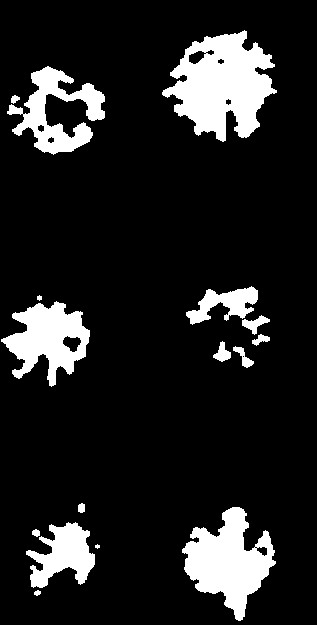
#> input picture app/tests/boot/imgs/tree-sampled.jpg, 317 x 625 px, found by its file name
$ python draw-circles.py
#> lines starting #> are read from the running program, lines starting #| are printed output that depends on the picture; after the words box and inside, x2 and y2 are one past the last pixel; in counts of white or black regions, pixels touching at a corner belong together
from __future__ import print_function
import cv2 as cv
import numpy as np
import argparse
import random as rng
import math

rng.seed(12345)


def thresh_callback(val):
    threshold = val

    canny_output = cv.Canny(src_gray, threshold, threshold * 2)

    contours, _ = cv.findContours(
        canny_output, cv.RETR_TREE, cv.CHAIN_APPROX_SIMPLE)

    contours_poly = [None]*len(contours)
    boundRect = [None]*len(contours)
    centers = [None]*len(contours)
    radius = [None]*len(contours)
    for i, c in enumerate(contours):
        contours_poly[i] = cv.approxPolyDP(c, 20, True)
        boundRect[i] = cv.boundingRect(contours_poly[i])
        centers[i], radius[i] = cv.minEnclosingCircle(contours_poly[i])

    drawing = np.zeros(
        (canny_output.shape[0], canny_output.shape[1], 3), dtype=np.uint8)

    treesRadii = []
    for i in range(len(contours)):
        color = (rng.randint(0, 256), rng.randint(0, 256), rng.randint(0, 256))

        cv.drawContours(drawing, contours_poly, i, color)

        if math.ceil(radius[i]) > 40:

            if math.ceil(radius[i]) not in treesRadii:
                treesRadii.append(math.ceil(radius[i]))
                cv.rectangle(drawing, (int(boundRect[i][0]), int(boundRect[i][1])),
                             (int(boundRect[i][0]+boundRect[i][2]), int(boundRect[i][1]+boundRect[i][3])), color, 2)
                cv.circle(drawing, (int(centers[i][0]), int(
                    centers[i][1])), int(radius[i]), color, 2)

    cv.imshow('Contours', drawing)
    print((treesRadii))


parser = argparse.ArgumentParser(
    description='Code for Creating Bounding boxes and circles for contours tutorial.')
parser.add_argument('--input', help='Path to input image.',
                    default='boot/imgs/tree-sampled.jpg')
args = parser.parse_args()
src = cv.imread(cv.samples.findFile(args.input))
#> src is the input picture: shape (625, 317, 3); min 0, max 255, mean 33
if src is None:
    print('Could not open or find the image:', args.input)
    exit(0)

# Convert image to gray and blur it
src_gray = cv.cvtColor(src, cv.COLOR_BGR2GRAY)
src_gray = cv.blur(src_gray, (2, 2))
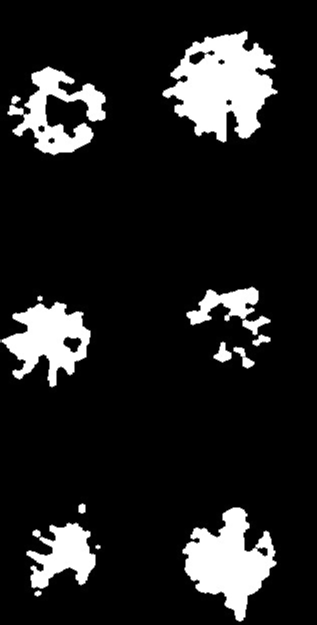
#> src_gray: shape (625, 317); min 0, max 255, mean 33
source_window = 'Source'
cv.namedWindow(source_window)
cv.imshow(source_window, src)
max_thresh = 750
thresh = 505  # initial threshold
cv.createTrackbar('Canny thresh:', source_window, thresh, max_thresh, thresh_callback)
thresh_callback(thresh)
#> in thresh_callback, `canny_output = cv.Canny(src_gray, threshold, threshold * 2)`:
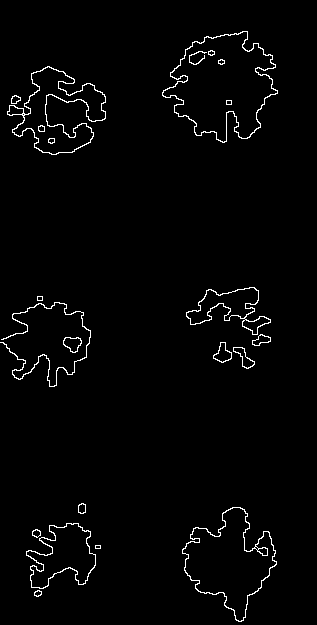
#> canny_output: shape (625, 317); 2% white in thin lines or dots, all inside (x1, y1, x2, y2) = (0, 31, 278, 622)
#> in thresh_callback, `contours, _ = cv.findContours( canny_output, cv.RETR_TREE, cv.CHAIN_AP..`: contours = 47 contours, 9 with area under 20; largest, box (x1, y1, x2, y2) and area: (162, 31, 278, 143) 7815, (162, 31, 278, 143) 7643, (182, 507, 277, 622) 5670, (182, 507, 277, 622) 5472, (7, 66, 106, 155) 3780
#> in thresh_callback, `contours_poly = [None]*len(contours)`: contours_poly = 47 items
#> the loop in thresh_callback, `for i, c in enumerate(contours):` made 47 passes
#> c on passes 3, 24, 32, 41: [[95, 545], [95, 548], [100, 548], [100, 545]], [[37, 296], [37, 300], [42, 300], [42, 296]], [[22, 114], [23, 113], [24, 114], [23, 115]], [[226, 100], [226, 104], [231, 104], [231, 100]]
#> after the loop in thresh_callback, `for i, c in enumerate(contours):`: boundRect = 47 items, first 6: (41, 591, 1, 1), (38, 590, 1, 1), (95, 545, 1, 1), (95, 546, 1, 1), (35, 529, 1, 1), (36, 529, 1, 1); centers = 47 pairs, first value 7 to 270, second value 51 to 591; contours_poly = 47 contours, 36 with area under 20; largest, box (x1, y1, x2, y2) and area: (170, 31, 278, 142) 7090, (170, 31, 278, 142) 7002, (182, 507, 277, 622) 5323, (182, 507, 277, 622) 5322, (12, 66, 106, 153) 3737; radius = 47 values, max 58.01 at index 38, min 0.0001 at index 0, mean 12.73
#> the loop in thresh_callback, `for i in range(len(contours)):` made 47 passes
#> color on passes 1 to 12: (213, 5, 152), (188, 99, 138), (223, 82, 191), (63, 221, 133), (89, 95, 181), (46, 211, 85), (75, 105, 39), (97, 174, 164), (12, 234, 173), (13, 212, 1), (3, 83, 91), (146, 50, 212)
#> after the loop in thresh_callback, `for i in range(len(contours)):`:
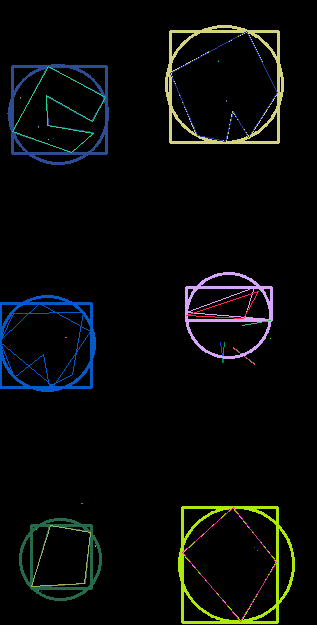
#> drawing: shape (625, 317, 3); mean of channels 0, 1, 2 8.5, 9.6, 7.6; drawn as B, G, R
#> after the loop in thresh_callback, `for i in range(len(contours)):`: treesRadii = [41, 58, 48, 43, 50, 59]
#| [41, 58, 48, 43, 50, 59]
cv.waitKey()
